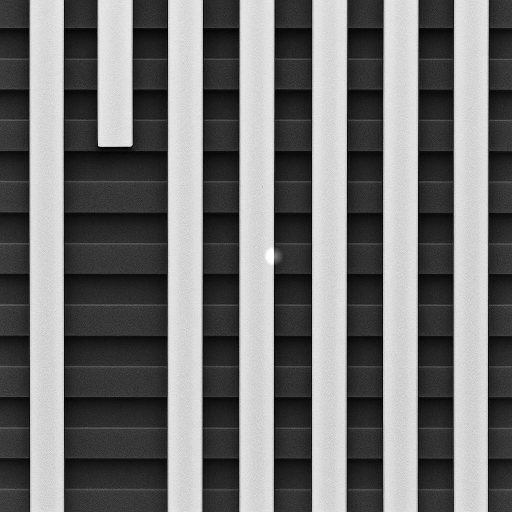
#> input picture old_versions/24_img_preprocess/image_with_bump.jpg, 1024 x 1024 px, found by its file name (shown at 1/2 size)
$ python 02_defect_analysis_v2.py
#> lines starting #> are read from the running program, lines starting #| are printed output that depends on the picture; after the words box and inside, x2 and y2 are one past the last pixel; in counts of white or black regions, pixels touching at a corner belong together
import numpy as np
from PIL import Image, ImageDraw
import matplotlib.pyplot as plt
import matplotlib.patches as patches
import matplotlib.font_manager as fm

# 設定中文字體
plt.rcParams['font.sans-serif'] = ['DejaVu Sans']  # 預設字體
plt.rcParams['axes.unicode_minus'] = False

class DefectAnalyzer:
    def __init__(self, image_path):
        """初始化分析器"""
#> called with image_path = 'image_with_bump.jpg'
        self.image = Image.open(image_path).convert('L')
#> self.image is the input picture: PIL image 1024x1024 L; min 0, max 255, mean 114.1
        self.image_np = np.array(self.image)
        self.height, self.width = self.image_np.shape
#> self.height = 1024; self.width = 1024
        self.vertical_lines_mask = None
        self.horizontal_bands = []
        self.reference_regions = []

    def detect_vertical_lines(self, threshold_factor=1.2):
        """檢測垂直亮條的位置"""
#> called with threshold_factor = 1.2
        # 計算每列的平均亮度
        column_means = np.mean(self.image_np, axis=0)
#> column_means = 1024 values, max 225.8 at index 342, min 3.03 at index 906, mean 114.1

        # 使用閾值找出亮條
        mean_brightness = np.mean(column_means)
#> mean_brightness = 114.1
        threshold = mean_brightness * threshold_factor
#> threshold = 137

        # 創建垂直線條的遮罩
        self.vertical_lines_mask = np.zeros_like(self.image_np, dtype=bool)
        for col in range(self.width):
            if column_means[col] > threshold:
                self.vertical_lines_mask[:, col] = True
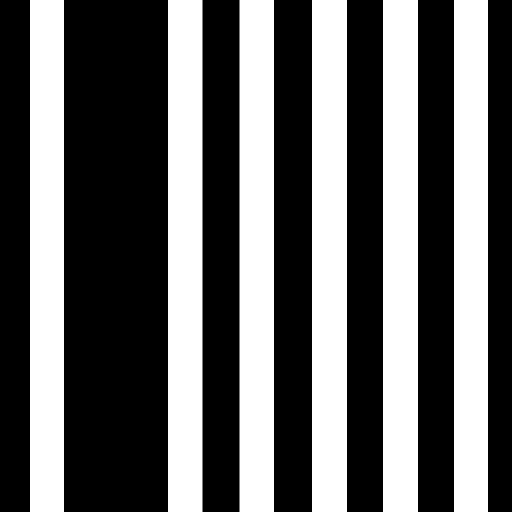
#> self.vertical_lines_mask: shape (1024, 1024) bool (shown at 1/2 size); 40.4% white; 6 white regions, box (x1, y1, x2, y2) and area: (624, 0, 694, 1024) 71680, (766, 0, 836, 1024) 71680, (336, 0, 405, 1024) 70656, (479, 0, 548, 1024) 70656, (60, 0, 128, 1024) 69632, (908, 0, 976, 1024) 69632

        return self.vertical_lines_mask

    def detect_horizontal_bands(self, min_band_height=20):
        """檢測橫向灰條的位置"""
#> called with min_band_height = 20
        # 計算每行的平均亮度（但排除垂直亮條區域）
        row_means = []
        for row in range(self.height):
            # 只計算非垂直亮條區域的平均值
            non_vertical_mask = ~self.vertical_lines_mask[row, :]
            if np.any(non_vertical_mask):
                row_mean = np.mean(self.image_np[row, non_vertical_mask])
            else:
                row_mean = np.mean(self.image_np[row, :])
            row_means.append(row_mean)
#> this loop made 1024 passes
#> row_mean on passes 1 to 12: 64.56, 64.1, 64.57, 64.28, 64.45, 63.06, 64.77, 64.15, 64.16, 64.42, 64.11, 64.12
#> after the loop, row_means = 1024 values, max 92.03 at index 118, min 10.69 at index 428, mean 45.59

        row_means = np.array(row_means)

        # 使用梯度檢測橫條邊界
        gradient = np.gradient(row_means)
#> gradient = 1024 values, max 17.1 at index 608, min -24.74 at index 547, mean -0.0126

        # 找出相對穩定的區域（梯度小）
        stable_threshold = np.std(gradient) * 0.5
#> stable_threshold = 1.72
        stable_regions = np.abs(gradient) < stable_threshold

        # 將連續的穩定區域組合成橫條
        self.horizontal_bands = []
        in_band = False
        band_start = 0

        for i in range(len(stable_regions)):
            if stable_regions[i] and not in_band:
                in_band = True
                band_start = i
            elif not stable_regions[i] and in_band:
                in_band = False
                if i - band_start >= min_band_height:
                    band_mean = np.mean(row_means[band_start:i])
                    self.horizontal_bands.append({
                        'start': band_start,
                        'end': i,
                        'mean_brightness': band_mean
                    })
#> this loop made 1024 passes
#> (in_band, band_mean) on passes 54, 115, 177, 239, 293, 361, 423, 486, 546, 607, 670, 731: (False, 65.77), (False, 49.53), (False, 65.8), (False, 50.2), (False, 65.29), (False, 28.72), (False, 47.79), (False, 29.99), (False, 48.45), (False, 29.83), (False, 47.52), (False, 30.09)
#> in_band on passes 1, 55, 56, 58, 122, 178: True, True, False, True, True, True
#> after the loop, band_mean = 31.92; band_start = 982; in_band = True; self.horizontal_bands = 16 items

        # 處理最後一個橫條
        if in_band and len(stable_regions) - band_start >= min_band_height:
            band_mean = np.mean(row_means[band_start:])
#> band_mean = 50.09
            self.horizontal_bands.append({
                'start': band_start,
                'end': len(stable_regions),
                'mean_brightness': band_mean
            })

        return self.horizontal_bands

    def find_target_band(self, target_bbox):
        """找出目標區域所在的橫條"""
#> called with target_bbox = (548, 494, 12, 33)
        x, y, w, h = target_bbox
        target_center_y = y + h // 2

        # 找出包含目標中心的橫條
        for band in self.horizontal_bands:
            if band['start'] <= target_center_y <= band['end']:
                return band
#> this loop made 9 passes
#> band on passes 1 to 9: {'start': 0, 'end': 53, 'mean_brightness': 65.77}, {'start': 57, 'end': 114, 'mean_brightness': 49.53}, {'start': 121, 'end': 176, 'mean_brightness': 65.8}, {'start': 182, 'end': 238, 'mean_brightness': 50.2}, {'start': 243, 'end': 292, 'mean_brightness': 65.29}, {'start': 304, 'end': 360, 'mean_brightness': 28.72}, {'start': 366, 'end': 422, 'mean_brightness': 47.79}, {'start': 428, 'end': 485, 'mean_brightness': 29.99}, {'start': 490, 'end': 545, 'mean_brightness': 48.45}
#> `target_band = analyzer.find_target_band(target_bbox)`: target_band = {'start': 490, 'end': 545, 'mean_brightness': 48.45}

        # 如果沒找到，返回最接近的橫條
        min_dist = float('inf')
        closest_band = None
        for band in self.horizontal_bands:
            band_center = (band['start'] + band['end']) // 2
            dist = abs(band_center - target_center_y)
            if dist < min_dist:
                min_dist = dist
                closest_band = band

        return closest_band

    def find_reference_regions_in_band(self, target_bbox, target_band, num_refs=5):
        """在目標橫條內尋找參考區域"""
#> called with target_bbox = (548, 494, 12, 33), num_refs = 5
        x, y, w, h = target_bbox

        # 在目標橫條內搜尋參考區域
        band_start = target_band['start']
#> band_start = 490
        band_end = target_band['end']
#> band_end = 545
        band_height = band_end - band_start
#> band_height = 55

        candidates = []

        # 定義參考框大小（可以比目標框大一些，以獲得更穩定的統計）
        ref_width = max(w * 2, 30)  # 至少30像素寬
        ref_height = min(band_height - 10, h * 2)  # 不超過橫條高度
#> ref_height = 45

        # 在橫條內滑動搜尋
        step_x = ref_width // 2

        for col in range(0, self.width - ref_width, step_x):
            # 檢查是否避開垂直亮條
            ref_y = band_start + (band_height - ref_height) // 2
            region_mask = self.vertical_lines_mask[ref_y:ref_y+ref_height, col:col+ref_width]
            vertical_line_ratio = np.sum(region_mask) / (ref_width * ref_height)

            # 如果垂直亮條佔比太高，跳過
            if vertical_line_ratio > 0.1:
                continue

            # 確保不與目標區域重疊
            if not (col < x + w and col + ref_width > x):
                # 提取候選區域
                candidate_region = self.image_np[ref_y:ref_y+ref_height, col:col+ref_width]

                # 計算特徵
                cand_mean = np.mean(candidate_region)
                cand_std = np.std(candidate_region)

                candidates.append({
                    'bbox': (col, ref_y, ref_width, ref_height),
                    'mean': cand_mean,
                    'std': cand_std,
                    'distance_from_target': abs(col + ref_width//2 - (x + w//2))
                })
#> this loop made 67 passes
#> (vertical_line_ratio, cand_mean, cand_std) on passes 1, 2, 3, 10, 11, 12, 13, 14, 15, 16, 17, 18: (0, 57.79, 12.46), (0, 53.71, 11.8), (0, 49, 26.95), (0, 46.46, 10.02), (0, 51.75, 11.39), (0, 53.95, 11.63), (0, 54.99, 12.26), (0, 55.47, 12.77), (0, 55.33, 12.29), (0, 54.91, 11.81), (0, 54.76, 11.56), (0, 54.38, 12.16)
#> vertical_line_ratio on passes 4 to 9: 0.5, 1, 1, 1, 0.767, 0.267
#> pass 1, in find_reference_regions_in_band, `candidate_region = self.image_np[ref_y:ref_y+ref_height, col:col+ref_w..`:
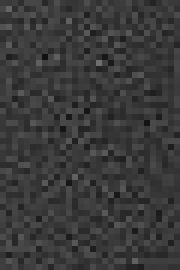
#> candidate_region: shape (45, 30) (shown 6 times larger); min 17, max 111, mean 57.8
#> pass 3, in find_reference_regions_in_band, `candidate_region = self.image_np[ref_y:ref_y+ref_height, col:col+ref_w..`:
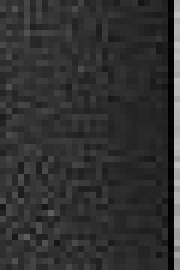
#> candidate_region: shape (45, 30) (shown 6 times larger); min 0, max 195, mean 49
#> after the loop:
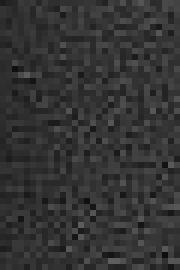
#> candidate_region: shape (45, 30) (shown 6 times larger); min 13, max 94, mean 51.9
#> after the loop, candidates = 29 items

        # 按照與目標橫條亮度的相似度排序
        target_band_brightness = target_band['mean_brightness']
#> target_band_brightness = 48.45
        candidates.sort(key=lambda c: abs(c['mean'] - target_band_brightness))

        self.reference_regions = candidates[:num_refs]
#> self.reference_regions = 5 items
        return self.reference_regions

    def calculate_reference_brightness(self):
        """計算參考區域的平均亮度"""
        if not self.reference_regions:
            return None

        brightness_values = []
        for ref in self.reference_regions:
            x, y, w, h = ref['bbox']
            region = self.image_np[y:y+h, x:x+w]
            brightness_values.append(np.mean(region))

        # 計算統計值
        ref_mean = np.mean(brightness_values)
        ref_std = np.std(brightness_values)
        ref_median = np.median(brightness_values)

        return {
            'mean': ref_mean,
            'std': ref_std,
            'median': ref_median,
            'values': brightness_values
        }

    def visualize_results(self, target_bbox, save_path=None):
        """視覺化結果"""
#> called with target_bbox = (548, 494, 12, 33), save_path = 'defect_analysis_result_v2.png'
        plt.ioff()  # 關閉互動模式
        fig, (ax1, ax2) = plt.subplots(1, 2, figsize=(15, 7))

        # 左圖：顯示原圖與所有框
        ax1.imshow(self.image_np, cmap='gray')
        ax1.set_title('Target (Red) and Reference Regions (Green)')

        # 繪製橫條區域（淡藍色）
        target_band = self.find_target_band(target_bbox)
#> the loop in find_target_band, `for band in self.horizontal_bands:` made 9 passes
        if target_band:
            band_rect = patches.Rectangle((0, target_band['start']),
                                        self.width,
                                        target_band['end'] - target_band['start'],
                                        linewidth=1, edgecolor='cyan',
                                        facecolor='cyan', alpha=0.1)
            ax1.add_patch(band_rect)

        # 繪製目標框（紅色）
        x, y, w, h = target_bbox
        target_rect = patches.Rectangle((x, y), w, h, linewidth=2,
                                      edgecolor='red', facecolor='none')
        ax1.add_patch(target_rect)
        ax1.text(x+5, y-5, f'Target\nPos:({x},{y})\nSize:{w}x{h}',
                color='red', fontsize=8, bbox=dict(boxstyle="round,pad=0.3",
                facecolor="white", alpha=0.8))

        # 繪製參考框（綠色）
        for i, ref in enumerate(self.reference_regions):
            x, y, w, h = ref['bbox']
            ref_rect = patches.Rectangle((x, y), w, h, linewidth=2,
                                       edgecolor='green', facecolor='none')
            ax1.add_patch(ref_rect)
            ax1.text(x+5, y-5, f'Ref{i+1}\nBright:{ref["mean"]:.1f}',
                    color='green', fontsize=8, bbox=dict(boxstyle="round,pad=0.3",
                    facecolor="white", alpha=0.8))
#> this loop made 5 passes
#> x on passes 1 to 5: 720, 30, 855, 570, 450

        # 右圖：顯示垂直線條和橫條檢測結果
        ax2.imshow(self.vertical_lines_mask, cmap='gray')
        ax2.set_title('Vertical Lines (White) and Horizontal Bands')

        # 在右圖上繪製橫條邊界
        for band in self.horizontal_bands:
            ax2.axhline(y=band['start'], color='yellow', linewidth=1, alpha=0.7)
            ax2.axhline(y=band['end'], color='yellow', linewidth=1, alpha=0.7)
#> this loop made 17 passes

        plt.tight_layout()

        if save_path:
            plt.savefig(save_path, dpi=150, bbox_inches='tight')
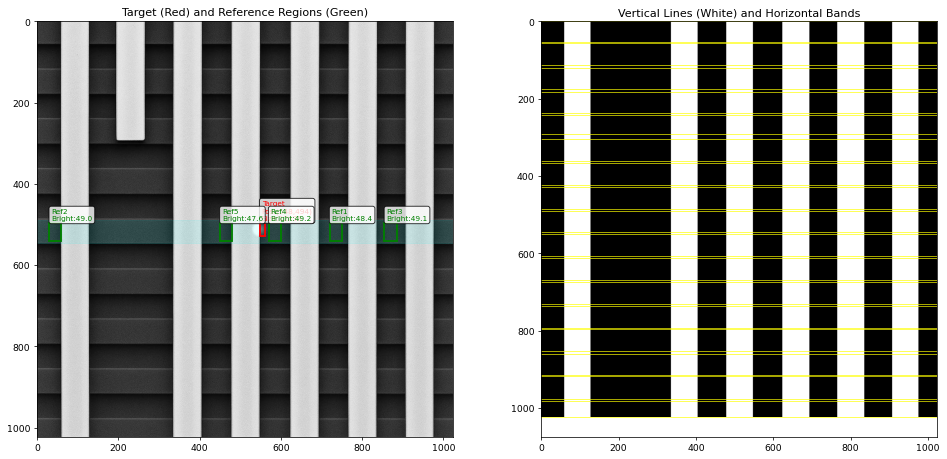
#> figure drawn by matplotlib, 2 panels
        plt.close()  # 關閉圖形，不顯示

        # 打印詳細信息
        print("\n=== Analysis Results ===")
        print(f"Target Region: Position({target_bbox[0]}, {target_bbox[1]}), Size {target_bbox[2]}x{target_bbox[3]}")

        if target_band:
            print(f"Target Band: Row {target_band['start']}-{target_band['end']}, "
                  f"Mean Brightness={target_band['mean_brightness']:.1f}")
#| Target Band: Row 490-545, Mean Brightness=48.5

        print(f"\nFound {len(self.reference_regions)} reference regions:")
#| Found 5 reference regions:
        for i, ref in enumerate(self.reference_regions):
            print(f"  Reference {i+1}: Position({ref['bbox'][0]}, {ref['bbox'][1]}), "
                  f"Size {ref['bbox'][2]}x{ref['bbox'][3]}, "
                  f"Mean Brightness={ref['mean']:.1f}")
#> this loop made 5 passes
#|   Reference 1: Position(720, 495), Size 30x45, Mean Brightness=48.4
#|   Reference 2: Position(30, 495), Size 30x45, Mean Brightness=49.0
#|   Reference 3: Position(855, 495), Size 30x45, Mean Brightness=49.1
#|   Reference 4: Position(570, 495), Size 30x45, Mean Brightness=49.2
#|   Reference 5: Position(450, 495), Size 30x45, Mean Brightness=47.6

        # 計算參考亮度
        ref_brightness = self.calculate_reference_brightness()
#> the loop in calculate_reference_brightness, `for ref in self.reference_regions:` made 5 passes
#> pass 1, in calculate_reference_brightness, `region = self.image_np[y:y+h, x:x+w]`:
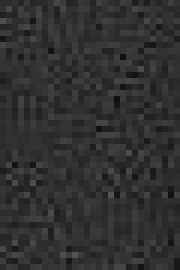
#> region: shape (45, 30) (shown 6 times larger); min 14, max 83, mean 48.4
#> after the loop in calculate_reference_brightness, `for ref in self.reference_regions:`:
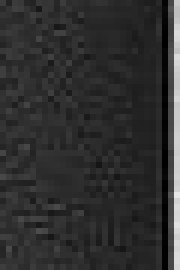
#> region: shape (45, 30) (shown 6 times larger); min 0, max 230, mean 47.6
#> after the loop in calculate_reference_brightness, `for ref in self.reference_regions:`: brightness_values = [48.42, 49, 49.12, 49.25, 47.62]
#> in calculate_reference_brightness, `ref_mean = np.mean(brightness_values)`: ref_mean = 48.68
#> in calculate_reference_brightness, `ref_std = np.std(brightness_values)`: ref_std = 0.6
#> in calculate_reference_brightness, `ref_median = np.median(brightness_values)`: ref_median = 49
#> ref_brightness = {'mean': 48.68, 'std': 0.6, 'median': 49, 'values': [48.42, 49, 49.12, 49.25, 47.62]}
        if ref_brightness:
            print(f"\nReference Brightness Statistics:")
            print(f"  Mean: {ref_brightness['mean']:.2f}")
#|   Mean: 48.68
            print(f"  Std Dev: {ref_brightness['std']:.2f}")
#|   Std Dev: 0.60
            print(f"  Median: {ref_brightness['median']:.2f}")
#|   Median: 49.00

        # 計算目標區域亮度
        x, y, w, h = target_bbox
        target_region = self.image_np[y:y+h, x:x+w]
        target_brightness = np.mean(target_region)
#> target_brightness = 79.63
        print(f"\nTarget Region Brightness: {target_brightness:.2f}")
#| Target Region Brightness: 79.63

        if ref_brightness:
            brightness_diff = target_brightness - ref_brightness['mean']
#> brightness_diff = 30.94
            brightness_ratio = target_brightness / ref_brightness['mean']
#> brightness_ratio = 1.64
            print(f"Brightness Difference: {brightness_diff:.2f} (vs reference mean)")
#| Brightness Difference: 30.94 (vs reference mean)
            print(f"Brightness Ratio: {brightness_ratio:.2f}x (target/reference)")
#| Brightness Ratio: 1.64x (target/reference)


# 測試程式碼
if __name__ == "__main__":
    # 初始化分析器
    analyzer = DefectAnalyzer('image_with_bump.jpg')

    # 檢測垂直亮條
    analyzer.detect_vertical_lines(threshold_factor=1.2)

    # 檢測橫條
    analyzer.detect_horizontal_bands(min_band_height=20)

    # 使用者框選的缺陷區域
    # 缺陷左上角 (548, 494)，右下角 (560, 527)
    x1, y1 = 548, 494
    x2, y2 = 560, 527
    target_bbox = (x1, y1, x2-x1, y2-y1)  # (x, y, width, height) = (548, 494, 12, 33)

    # 找出目標所在的橫條
    target_band = analyzer.find_target_band(target_bbox)

    # 在同一橫條內尋找參考區域
    analyzer.find_reference_regions_in_band(target_bbox, target_band, num_refs=5)

    # 視覺化結果
    analyzer.visualize_results(target_bbox, save_path='defect_analysis_result_v2.png')
